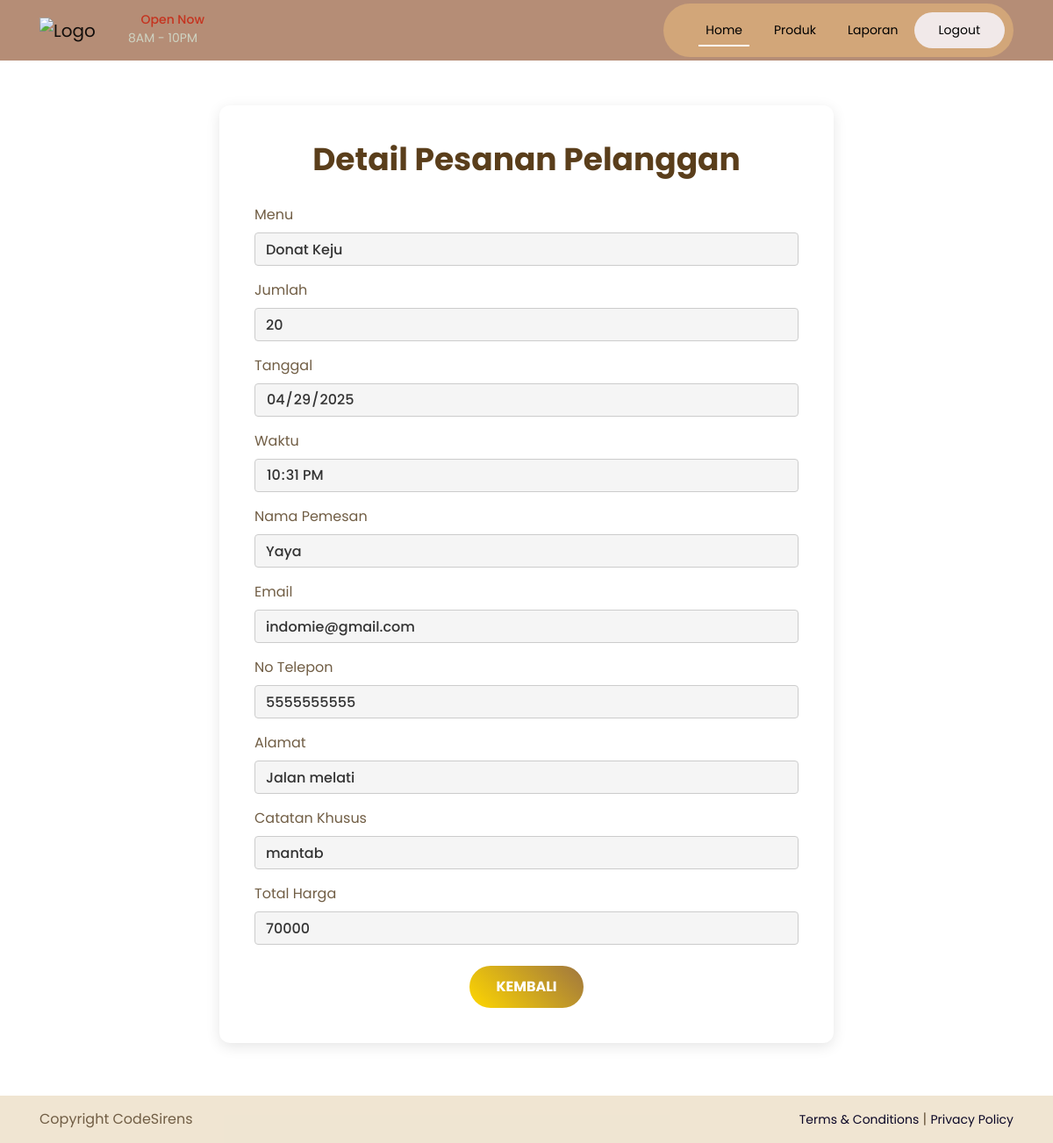
Page /admin/edit_pesanan.php?menu=Donat Keju on the committed database.
### tables this page shows
CREATE TABLE `tbl_pemesanan` (
  `id` int NOT NULL,
  `menu` varchar(100) DEFAULT NULL,
  `jumlah` int DEFAULT NULL,
  `tanggal` date DEFAULT NULL,
  `waktu` time DEFAULT NULL,
  `nama` varchar(100) DEFAULT NULL,
  `email` varchar(100) DEFAULT NULL,
  `telepon` varchar(20) DEFAULT NULL,
  `alamat` text,
  `catatan_khusus` text,
  `total_harga` int NOT NULL
);

### admin/edit_pesanan.php (the view, shortened to what this page needs)
<?php
include 'koneksi.php';
$menu = $_GET['menu'];
$data = mysqli_query($koneksi, "select * from tbl_pemesanan where menu='$menu'");
$pesanan = mysqli_fetch_assoc($data);
?>
<!DOCTYPE html>
<html class="no-js" lang="zxx">
<head>
    <link rel="stylesheet" href="css/icofont.min.css" />
    <link rel="stylesheet" href="css/bootstrap.min.css" />
    <link rel="stylesheet" href="css/styleall.css" />
    <link rel="stylesheet" href="css/responsive.css" />
</head>
<body>
    <header>
        <div class="header py-1">
            <div class="container">
                <nav class="navbar navbar-expand-lg navbar-light px-0 py-0">
                    <a class="navbar-brand" href="index.html">
                        <div class="logo">
                            <img src="img/biteka2.png" class="w-100 img-fluid" alt="Logo" />
                        </div>
                    </a>
                    <div class="open-time">
                        <h6><i class="icofont-clock-time"></i> Open Now</h6>
                        <span>8AM - 10PM</span>
                    </div>
                    <div class="collapse navbar-collapse" id="navbarSupportedContent">
                        <ul class="navbar-nav navbar-custom">
                            <li class="nav-item active"><a class="nav-link" href="index.php">Home</a></li>
                            <li class="nav-item"><a href="produk2.php" class="nav-link">Produk</a></li>
                            <li class="nav-item"><a href="tabel_hasil.php" class="nav-link">Laporan</a></li>
                            <li class="nav-item last-menu-bg"><a href="login.php" class="nav-link">Logout</a></li>
                        </ul>
                    </div>
                </nav>
            </div>
        </div>
    </header>
    <div class="container">
        <div class="form-container">
            <h2>Detail Pesanan Pelanggan</h2>
            <form>
                <div class="form-group">
                    <label>Menu</label>
                    <input type="text" class="form-control" value="<?= $menu; ?>" readonly disabled>
                </div>
                <div class="form-group">
                    <label>Jumlah</label>
                    <input type="number" class="form-control" value="<?= $pesanan['jumlah'] ?>" readonly disabled>
                </div>
                <div class="form-group">
                    <label>Tanggal</label>
                    <input type="date" class="form-control" value="<?= $pesanan['tanggal'] ?>" readonly disabled>
                </div>
                <div class="form-group">
                    <label>Waktu</label>
                    <input type="time" class="form-control" value="<?= $pesanan['waktu'] ?>" readonly disabled>
                </div>
                <div class="form-group">
                    <label>Nama Pemesan</label>
                    <input type="text" class="form-control" value="<?= $pesanan['nama'] ?>" readonly disabled>
                </div>
                <div class="form-group">
                    <label>Email</label>
                    <input type="text" class="form-control" value="<?= $pesanan['email'] ?>" readonly disabled>
                </div>
                <div class="form-group">
                    <label>No Telepon</label>
                    <input type="text" class="form-control" value="<?= $pesanan['telepon'] ?>" readonly disabled>
                </div>
                <div class="form-group">
                    <label>Alamat</label>
                    <input type="text" class="form-control" value="<?= $pesanan['alamat'] ?>" readonly disabled>
                </div>
                <div class="form-group">
                    <label>Catatan Khusus</label>
                    <input type="text" class="form-control" value="<?= $pesanan['catatan_khusus'] ?>" readonly disabled>
                </div>
                <div class="form-group">
                    <label>Total Harga</label>
                    <input type="text" class="form-control" value="<?= $pesanan['total_harga'] ?>" readonly disabled>
                </div>
                <div class="text-center mt-4">
                    <a href="tabel_hasil.php" class="tombol-custom">Kembali</a>
                </div>
            </form>
        </div>
    </div>
    <div class="footer-bootom">
        <div class="container">
            <div class="row">
                <div class="col-md-7">
                    <p class="copyright-txt">Copyright CodeSirens</p>
                </div>
                <div class="col-md-5 text-right">
                    <div class="terms">
                        <a href="#">Terms & Conditions</a> | <a href="#">Privacy Policy</a>
                    </div>
                </div>
            </div>
        </div>
    </div>
</body>
</html>

### admin/css/styleall.css (style rules this page uses)
* { margin: 0; padding: 0; box-sizing: border-box; -webkit-box-sizing: border-box; -moz-box-sizing: border-box; }
body { color: #715e45; font-family: "Poppins", sans-serif; font-size: 16px; line-height: 1.5; }
h1, h2, h3, h4, h5, h6, p { margin: 0; }
h2 { font-size: 36px; }
ul { margin: 0; padding: 0; list-style: none; }
a, a:active, a:focus, a:hover, button { text-decoration: none; outline: 0; }
li a { color: #fff; }
.header { position: absolute; width: 100%; z-index: 999; top: 0; left: 0; background: rgba(178, 135, 111, 0.95); }
.logo { width: 100px; }
.open-time h6 { color: #c5331f; font-size: 16px; }
.open-time span { font-size: 16px; color: #ced3c2; }
.navbar-custom { background: #d2a679; padding: 10px 10px 10px 40px; border-radius: 50px; align-items: center; margin-left: auto; }
.navbar-custom li { margin: 0 10px; position: relative; }
.navbar-custom li a { font-size: 16px; color: #000000 !important; position: relative; transition: all 0.3s; }
.navbar-custom li:before { content: ""; position: absolute; width: 0; height: 2px; background: #fff; left: 0px; bottom: 0px; transition: all 0.3s; }
.navbar-custom li:last-child { margin: 0; }
.navbar-custom li:last-child::before { background: transparent; }
.navbar-custom li.active:before { width: 100%; }
.last-menu-bg { background-color: #f1e9e9; color: #fff; border-radius: 50px; padding: 5px 25px; }
.footer-bootom { padding: 15px 0px; background: #d4b8825c; }
.terms { text-align: right; }
.terms a { transition: all 0.3s; }
.terms a { font-size: 14px; color: #0a0626; font-weight: 400; }

### admin/edit_pesanan.php (style rules this page uses)
.form-container { background: #fff; padding: 40px; border-radius: 12px; box-shadow: 0 4px 16px rgba(0,0,0,0.1); max-width: 700px; margin: 120px auto 60px; }
.form-container h2 { text-align: center; margin-bottom: 30px; font-weight: 700; color: #5a3e1b; }
input[readonly], input[disabled] { background-color: #f5f5f5 !important; border: 1px solid #ccc; color: #333; font-weight: 500; cursor: not-allowed; }
.tombol-custom { background: linear-gradient(45deg, #FFD700, rgb(159, 118, 63)); color: white; border: none; padding: 12px 30px; font-weight: bold; text-transform: uppercase; border-radius: 30px; transition: background 0.3s ease; text-decoration: none; display: inline-block; text-align: center; }
.text-center { text-align: center; }

### rows in the picture
tbl_pemesanan: jumlah "20", tanggal "04/29/2025", waktu "22:31:00", nama "Yaya", email "indomie@gmail.com", telepon "5555555555", alamat "Jalan melati", catatan_khusus "mantab", total_harga "70000"
